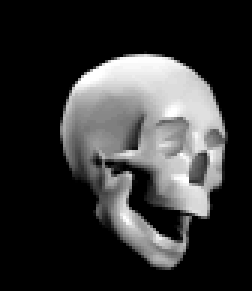
#> input picture sd_files/boot.gif, 84 x 97 px (shown 3 times larger)
$ python prepare_gif.py ../sd_files/boot.gif
#> lines starting #> are read from the running program, lines starting #| are printed output that depends on the picture
#!/usr/bin/env python3
from __future__ import annotations

import argparse
from pathlib import Path

from PIL import Image, ImageSequence


ASCII_CHARS = " .:-=+*#%@"


def sanitize_stem(name: str) -> str:
    out = []
    for c in name:
        if c.isalnum() or c in ("-", "_"):
            out.append(c)
        elif c in (" ", "."):
            out.append("_")
    result = "".join(out).strip("_")
    return result or "gif_asset"


def render_ascii(frame: Image.Image, width: int) -> str:
    gray = frame.convert("L")
    src_w, src_h = gray.size
    height = max(1, int(src_h * (width / src_w) * 0.5))
    small = gray.resize((width, height))
    pixels = list(small.getdata())

    lines = []
    for y in range(height):
        row = pixels[y * width : (y + 1) * width]
        text = "".join(ASCII_CHARS[p * (len(ASCII_CHARS) - 1) // 255] for p in row)
        lines.append(text)
    return "\n".join(lines)


def main() -> int:
    parser = argparse.ArgumentParser(description="Prepare a GIF for Bruce firmware workflows.")
    parser.add_argument("gif", type=Path, help="Source GIF path")
    parser.add_argument("--output-root", type=Path, default=Path("assets/gif"), help="Output root")
    parser.add_argument("--ascii-width", type=int, default=42, help="ASCII preview width")
    parser.add_argument(
        "--install-boot-sd",
        action="store_true",
        help="Copy the original GIF to sd_files/boot.gif for direct SD boot testing",
    )
    args = parser.parse_args()

    src = args.gif
    if not src.exists():
        raise SystemExit(f"Missing GIF: {src}")

    gif = Image.open(src)
#> gif is the input picture: PIL image 84x97 P; min 0, max 255, mean 51.9
    stem = sanitize_stem(src.stem)
    png_dir = args.output_root / f"{stem}_frames"
    ascii_dir = args.output_root / f"{stem}_ascii"
    png_dir.mkdir(parents=True, exist_ok=True)
    ascii_dir.mkdir(parents=True, exist_ok=True)

    durations = []
    frame_count = 0

    for i, frame in enumerate(ImageSequence.Iterator(gif)):
        rgba = frame.convert("RGBA")
        rgba.save(png_dir / f"frame_{i:03d}.png")
        (ascii_dir / f"frame_{i:03d}.txt").write_text(render_ascii(rgba, args.ascii_width), encoding="utf-8")
        durations.append(frame.info.get("duration", gif.info.get("duration", 0)))
        frame_count += 1
#> this loop made 8 passes
#> pass 1, in render_ascii, `small = gray.resize((width, height))`:
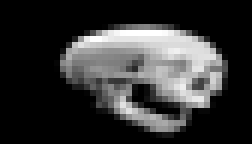
#> small: PIL image 42x24 L (shown 6 times larger); min 0, max 255, mean 52.3
#> pass 2, in main, `rgba = frame.convert("RGBA")`:
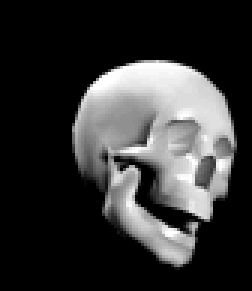
#> rgba: PIL image 84x97 RGBA (shown 3 times larger); mean R, G, B, A 53, 53, 53, 255
#> after the loop:
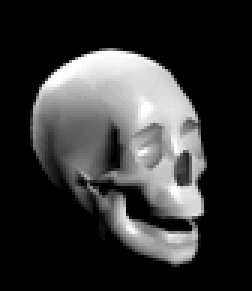
#> rgba: PIL image 84x97 RGBA (shown 3 times larger); mean R, G, B, A 52.7, 52.7, 52.7, 255
#> after the loop, durations = [40, 40, 40, 40, 40, 40, 40, 40]; frame_count = 8

    summary = (
        f"Prepared {frame_count} frame(s)\n"
        f"Source: {src}\n"
        f"Size: {gif.size[0]}x{gif.size[1]}\n"
        f"Durations(ms): {durations}\n"
        f"PNG frames: {png_dir}\n"
        f"ASCII frames: {ascii_dir}\n"
    )
    print(summary)
#| Prepared 8 frame(s)
#| Source: ../sd_files/boot.gif
#| Size: 84x97
#| Durations(ms): [40, 40, 40, 40, 40, 40, 40, 40]
#| PNG frames: assets/gif/boot_frames
#| ASCII frames: assets/gif/boot_ascii

    if args.install_boot_sd:
        boot_path = Path("sd_files/boot.gif")
        boot_path.write_bytes(src.read_bytes())
        print(f"Installed boot GIF to {boot_path}")

    return 0


if __name__ == "__main__":
    raise SystemExit(main())
#> (the program exits here)
